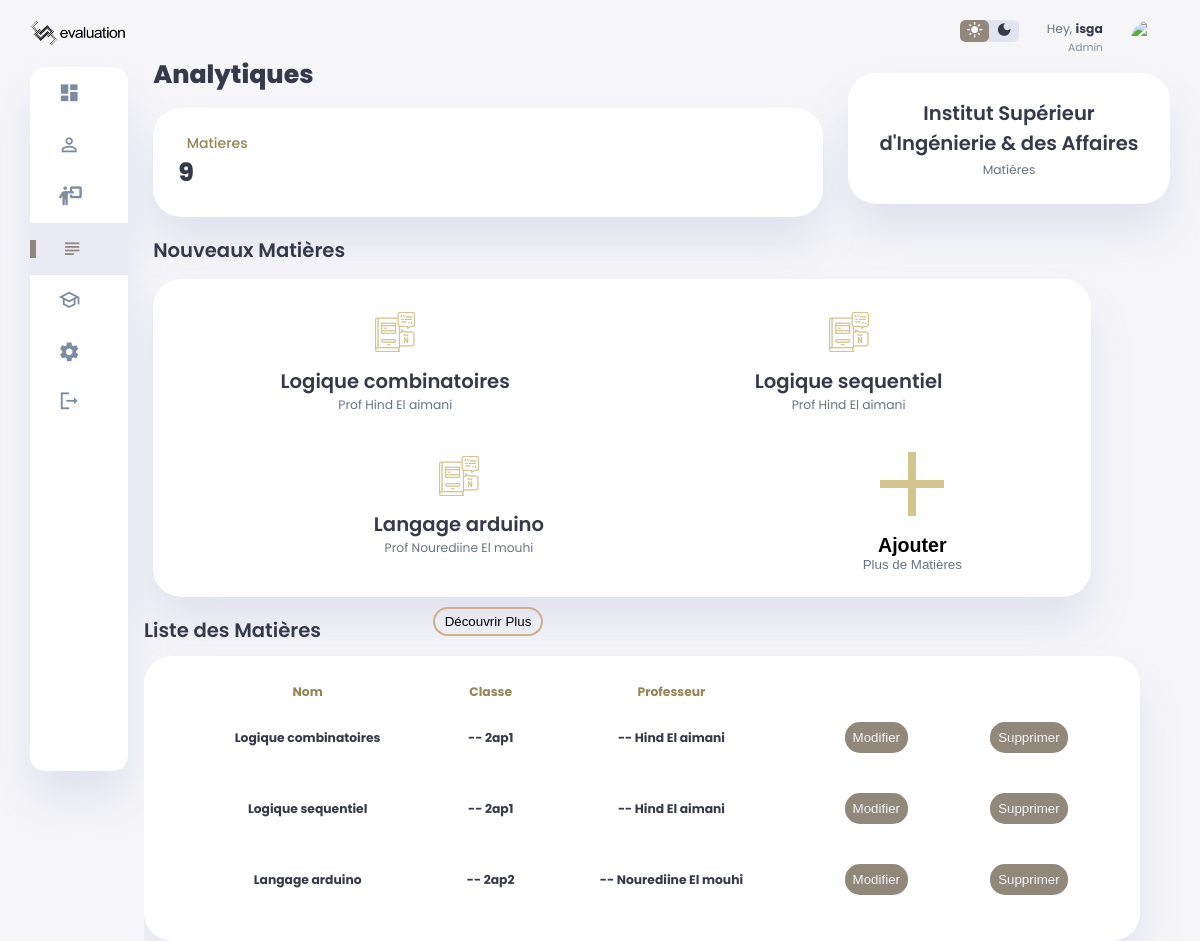
/subjects (signed in), run on the app's committed database.
### models/models.py (models this page shows)
class Subjects(db.Model):
    id=db.Column(db.Integer,primary_key=True)
    name=db.Column(db.String(1000))
    profs=db.relationship('Profs',secondary=subject_prof,back_populates='subjects',passive_deletes=True)
    classes=db.relationship('Classes',secondary=subject_classe,back_populates='subjects',passive_deletes=True)
    questionstrack=db.relationship('QuestionsTrack',back_populates='subjects',passive_deletes=True)
    school_id=db.Column(db.Integer,db.ForeignKey('schools.id'))
    schools=db.relationship('Schools',back_populates='subjects',passive_deletes=True)

class Profs(db.Model):
    id=db.Column(db.Integer,primary_key=True)
    fname=db.Column(db.String(200))
    lname=db.Column(db.String(200))
    immatriculation=db.Column(db.Integer,unique=True)
    schools=db.relationship('Schools',secondary=school_prof,back_populates='profs',passive_deletes=True)
    subjects=db.relationship('Subjects',secondary=subject_prof,back_populates='profs',passive_deletes=True)
    questionstrack=db.relationship('QuestionsTrack',back_populates='profs',passive_deletes=True)

class Classes(db.Model):
    id=db.Column(db.Integer,primary_key=True)
    name=db.Column(db.String(1000))
    students_nbrs=db.Column(db.Integer)
    school_id=db.Column(db.Integer,db.ForeignKey('schools.id'))
    schools=db.relationship('Schools',back_populates='classes',passive_deletes=True)
    students=db.relationship('Students',back_populates='classes',passive_deletes=True)
    subjects=db.relationship('Subjects',secondary=subject_classe,back_populates='classes',passive_deletes=True)
    eval=db.Column(db.Integer,default=0)
    questionstrack=db.relationship('QuestionsTrack',back_populates='classes',passive_deletes=True)

class Schools(db.Model):
    id=db.Column(db.Integer,primary_key=True)
    name=db.Column(db.String(1000),unique=True)
    abbr=db.Column(db.String(1000))
    profs=db.relationship('Profs',secondary=school_prof,back_populates='schools',passive_deletes=True)
    classes=db.relationship('Classes',back_populates='schools')
    subjects=db.relationship('Subjects',back_populates='schools')
    user_id=db.Column(db.Integer,db.ForeignKey('users.id'),unique=True,nullable=False)
    user=db.relationship('Users',back_populates='schools',passive_deletes=True)

### routes/subjects.py (the view)
@subjects_bp.route("/subjects")
def subjects():
    if 'school_username' and 'school_name' in session:
        school=Schools.query.join(Schools.user).filter(Users.username==session['school_username']).first()
        subjects=Subjects.query.filter_by(school_id=school.id).all()
        classes=Classes.query.join(Classes.schools).filter(Schools.name==session['school_name']).all()
        profs=Profs.query.join(Profs.schools).filter(Schools.name==session['school_name']).all()
        return render_template("subjects.html",subjects=subjects,classes=classes,profs=profs)
    else:
        return redirect(url_for("home.home"))

### templates/subjects.html (shortened to what this page needs)
<!DOCTYPE html>
<html lang="en">
<head>
    <link rel="stylesheet" href="{{url_for('static',filename='css/dashboard.css')}}">
    <link rel="stylesheet" href="{{url_for('static',filename='css/modal.css')}}">
    <link rel="stylesheet" href="{{ url_for('static', filename='css/notifications.css') }}">
</head>
<body>
{% include 'notifications.html' %}
<div class="container">
     <aside>
            <div class="toggle">
                <img src="{{url_for('static',filename='images/logo.png')}}">
            </div>
            <div class="sidebar">
                <a href="{{url_for('dashboard.dashboard')}}" >
                    <span class="material-icons-sharp">dashboard</span>
                </a>
                <a href="{{url_for('students.students')}}">
                    <span class="material-icons-sharp">person_outline</span>
                </a>
                <a href="{{url_for('profs.profs')}}">
                    <i class="fa-sharp-duotone fa-solid fa-person-chalkboard" style="font-size: 19px;"></i>
                </a>
                <a href="{{url_for('subjects.subjects')}}" class="active">
                    <span class="material-symbols-outlined">subject</span>
                </a>
                <a href="{{url_for('classes.classes')}}">
                    <span class="material-symbols-outlined">school</span>
                </a>
                <a href="{{url_for('auth.settings')}}">
                    <span class="material-icons-sharp">settings</span>
                </a>
                <a href="{{url_for('auth.logout')}}">
                    <span class="material-icons-sharp">logout</span>
                </a>
            </div>
        </aside>
    <main>
        <br><br>
        <h1>Analytiques</h1>
        <div class="analyse">
            <div class="searches">
                <div class="status">
                    <div class="info">
                        <h3>Matieres</h3>
                        <h1>{{subjects|length}}</h1>
                    </div>
                </div>
            </div>
        </div>
        <div class="new-users">
            <h2>Nouveaux Matières</h2>
            <div class="user-list">
                {% for subject in subjects[:3] %}
                <div class="user">
                    <img src="{{url_for('static',filename='images/subject.png')}}">
                    <h2>{{subject.name|capitalize}}</h2>
                    {% for prof in subject.profs%}
                        {%if prof in profs%}
                    <p> Prof {{prof.fname|capitalize}} {{prof.lname|capitalize}} </p>
                        {%endif%}
                    {%endfor%}
                </div>
                {%endfor%}
                <button id="openModalBtn">
                    <img src="{{url_for('static',filename='images/plus.png')}}">
                    <h2>Ajouter</h2>
                    <p>Plus de Matières</p>
                </button>
            </div>
        </div>
        <div class="recent-orders">
            <h2>Liste des Matières</h2>
            <table>
                <thead>
                <tr>
                    <th>Nom</th>
                    <th>Classe</th>
                    <th>Professeur</th>
                    <th></th>
                    <th></th>
                </tr>
                </thead>
                <tbody id="demandesList">
                    {% for subject in subjects%}
                <tr class="hidden">
                    <th>{{subject.name|capitalize}}</th>
                    <th>
                    {% for classe in subject.classes%}
                            {% if classe in classes%}
                    -- {{classe.name|capitalize}}
                    {%endif%}
                    {%endfor%}
                    </th>
                    <th title=" ">
                        {% for prof in subject.profs%}
                            {% if prof in profs%}
                            -- {{prof.fname|capitalize}} {{prof.lname|capitalize}}
                        {%endif%}
                        {%endfor%}
                    </th>
                    <th><a href="{{url_for('subjects.edit_subject',id=subject.id)}}"><button type="submit" class="reset">Modifier</button></a></th>
                    <th><a href="{{url_for('subjects.delete_subject',id=subject.id)}}"><button type="submit" class="reset">Supprimer</button></a></th>
                </tr>
                {%endfor%}
                </tbody>
            </table>
        </div>
        <div class="button_container">
            <button id="showMoreBtn">Découvrir Plus</button>
        </div>
    </main>
    <div class="right-section">
        <div class="nav">
            <div class="dark-mode">
                <span class="material-icons-sharp active">light_mode</span>
                <span class="material-icons-sharp">dark_mode</span>
            </div>
            <div class="profile">
                    <div class="info">
                        <p>Hey, <b>{{session['school_username']}}</b></p>
                        <small class="text-muted">Admin</small>
                    </div>
                    <div class="profile-photo">
                        <img src="https://media.geeksforgeeks.org/wp-content/uploads/20221210180014/profile-removebg-preview.png">
                    </div>
                </div>
        </div>
           <div class="user-profile">
                <div class="logo">
                    <h2>{{session['school_name']}}</h2>
                    <p>Matiéres</p>
                </div>
            </div>
    </div>
</div>
</body>
</html>

### static/css/modal.css (style rules this page uses)
#openModalBtn { background: none; cursor: pointer; }
h3 { color: #948456; text-align: center; }

### data on the page
Subjects: name "Logique combinatoires"
Profs: fname "Hind", lname "El aimani"
Subjects: name "Logique sequentiel"
Subjects: name "Langage arduino"
Profs: fname "Nourediine", lname "El mouhi"
Classes: name "2ap1"
Classes: name "2ap2"
Schools: school_username "isga", school_name "Institut Supérieur d'Ingénierie & des Affaires"

### other printed values
{{ subjects|length }} "9"
